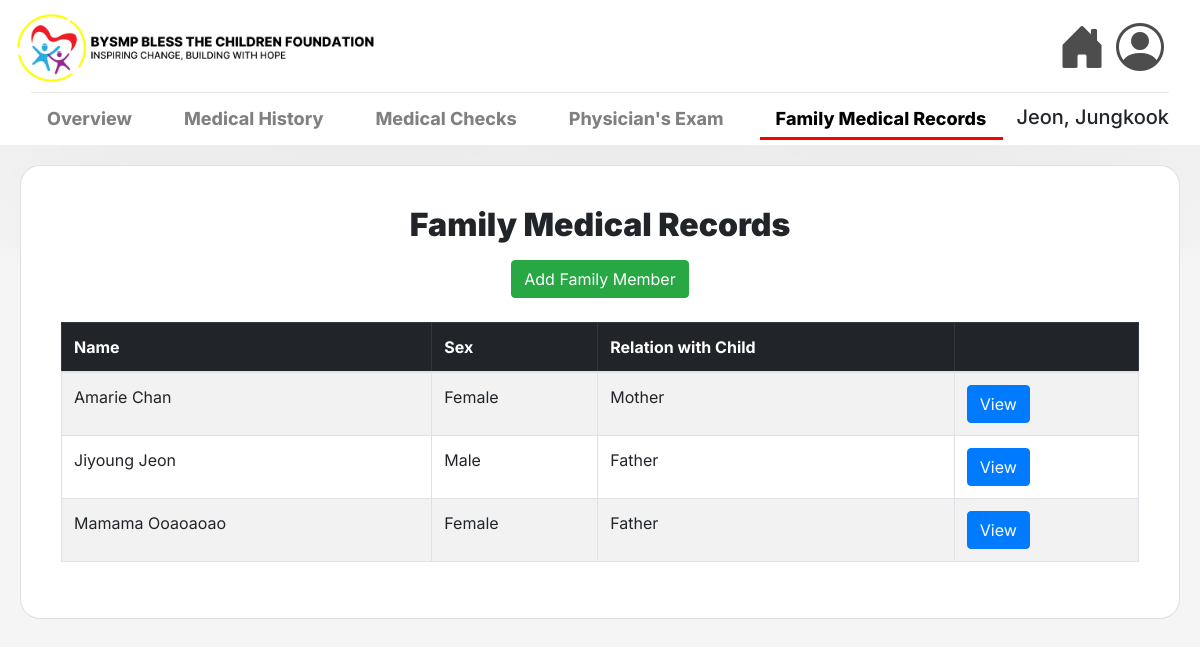
Page /family-medical-records/17/ on the committed database.
### msys42app/models.py (models this page shows, shortened)
class Child(models.Model):
    code = models.CharField(max_length=7, validators=[RegexValidator(regex=r'^[A-Za-z]{3}\d{4}$')], unique=True, null=False, blank=False)
    lastname = models.CharField(max_length=25, null=False, blank=False)
    firstname = models.CharField(max_length=50, null=False, blank=False)
    middlename = models.CharField(max_length=25, null=True)
    sex = models.CharField(max_length=6, choices=[('Male', 'Male'), ('Female', 'Female')], null=False, blank=False)
    birth = models.DateField(null=False, blank=False)
    blood_group = models.CharField(max_length=3, blank=True, null=True)
    address = models.TextField(max_length=255, null=False, blank=False)
    philhealth_number = models.CharField(max_length=14, validators=[MinLengthValidator(14)], blank=True, null=True)
    fourps_number = models.CharField(max_length=20, blank=True, null=True)
    guardian_lastname = models.CharField(max_length=25, null=False, blank=False)
    guardian_firstname = models.CharField(max_length=50, null=False, blank=False)
    guardian_middlename = models.CharField(max_length=25, null=True, blank=True)
    guardian_relationship = models.CharField(max_length=25, null=False, blank=False)
    guardian_sex = models.CharField(max_length=6, choices=[('Male', 'Male'), ('Female', 'Female')], null=False, blank=False)
    age = models.IntegerField(null=False, blank=False)

class FamilyMember(models.Model):
    child = models.ForeignKey(Child, on_delete=models.CASCADE)
    fm_lastname = models.CharField(max_length=25, null=False, blank=False)
    fm_firstname = models.CharField(max_length=25, null=False, blank=False)
    fm_middlename = models.CharField(max_length=25, null=True, blank=False)
    fm_relationship = models.CharField(max_length=25, null=False, blank=False)
    fm_sex = models.CharField(max_length=6, choices=[('Male', 'Male'), ('Female', 'Female')], null=False, blank=False)

### msys42app/views.py (the view, shortened to what this page needs)
# urls.py: path('family-medical-records/<int:pk>/', views.view_family_medicals, name='view_family_medicals'),
def view_family_medicals(request, pk):
    child = get_object_or_404(Child, pk=pk)
    members = FamilyMember.objects.filter(child=child)
    return render(request, 'msys42app/home_family_medical.html', {'child': child, 'members': members})

### msys42app/templates/msys42app/home_family_medical.html (shortened to what this page needs)
{% extends 'msys42app/base.html' %}
{% load static %}
{% block navbar %}
<hr class="w-100 my-1">
<nav style="display: flex; justify-content: space-between; align-items: flex-end; padding-left: 0; padding: 0; width: 100%; position: sticky;">
    <ul class="child-nav" style="display: flex; gap: 20px; list-style: none; padding: 0; margin: 0;">
        <li class="nav-item">
            <a class="nav-link" href="{% url 'view_child_profile' pk=child.id %}">
                Overview
            </a>
        </li>
        <li class="nav-item">
            <a class="nav-link" href="{% url 'view_medical_history' child.id %}">Medical History</a>
        </li>
        <li class="nav-item">
            <a class="nav-link" href="{% url 'annual_medical_check_list' child.id %}">Medical Checks</a>
        </li>
        <li class="nav-item">
            <a class="nav-link" href="{% url 'home_physicians_exam' child.id %}">
                Physician's Exam
            </a>
        </li>
        <li class="nav-item">
            <a class="nav-link active" href="{% url 'view_family_medicals' child.id%}">Family Medical Records</a>
        </li>
    </ul>
    <h5> {{child.lastname}}, {{child.firstname}} {{child.middlename}} </h5>
</nav>
{% endblock %}
{% block content %}
<div class="container-fluid" style="padding: 20px;">
    <div class="card shadow-sm" style="max-width: 1200px; margin: 0 auto;">
        <div class="card-body">
            <div class="text-center mb-4">
                <h2 class="mb-3" style="font-weight: 1000;"> Family Medical Records</h2>
                <button class="btn btn-success" onclick="openForm()">Add Family Member</button>
            </div>
            {% if members %}
            <table class="table table-bordered table-striped text-left">
                <thead class="table-dark">
                  <tr>
                    <th>Name</th>
                    <th>Sex</th>
                    <th>Relation with Child</th>
                    <th></th>
                  </tr>
                </thead>
                <tbody style="background-color: white;">
                {% for member in members %}
                  <tr>
                    <td> {{member.fm_firstname}} {{member.fm_middlename}} {{member.fm_lastname}}</td>
                    <td> {{member.fm_sex}} </td>
                    <td> {{member.fm_relationship}} </td>
                    <td>
                        <a href="{% url 'view_family_medical_record' child.id member.pk%}" class="btn btn-primary">
                             View
                        </a>
                    </td>
                  </tr>
                {% endfor %}
                </tbody>
            </table>
                </div>
            {% else %}
                <div class="text-center py-5">
                    <h3>No Family Members Registered Yet</h3>
                    <p class="text-muted">Click the "Add Family Member" button.</p>
                </div>
            {% endif %}
        </div>
    </div>
</div>
{% endblock %}

### msys42app/static/style.css (style rules this page uses)
body { background-color: #f5f5f5; }
.card { background-color: white; height: auto; width: 100%; max-width: 800px; margin-top: 50px; border-radius: 20px; padding: 20px; }
table { background-color: black; }

### msys42app/templates/msys42app/base.html (style rules this page uses)
.child-nav .nav-link { position: relative; transition: all 0.3s ease; padding-bottom: 5px; font-weight: 750; font-size: large; color: gray; }
.child-nav .nav-link.active { color: rgb(0, 0, 0) !important; font-weight: 780; }
.child-nav .nav-link::after { content: ''; position: absolute; bottom: -3px; left: 0; width: 100%; height: 3px; background-color: rgba(255, 0, 0, 0.5); transform: scaleX(0); transition: transform 0.3s ease; }
.child-nav .nav-link.active::after { transform: scaleX(1); background-color: red; }
.child-nav .nav-link.active::after { animation: underlineGrow 0.4s ease-out forwards; }

### rows in the picture
Child: lastname "Jeon", firstname "Jungkook"
FamilyMember: fm_firstname "Amarie", fm_lastname "Chan", fm_sex "Female", fm_relationship "Mother"
FamilyMember: fm_firstname "Jiyoung", fm_lastname "Jeon", fm_sex "Male", fm_relationship "Father"
FamilyMember: fm_firstname "Mamama", fm_lastname "Ooaoaoao", fm_sex "Female", fm_relationship "Father"
